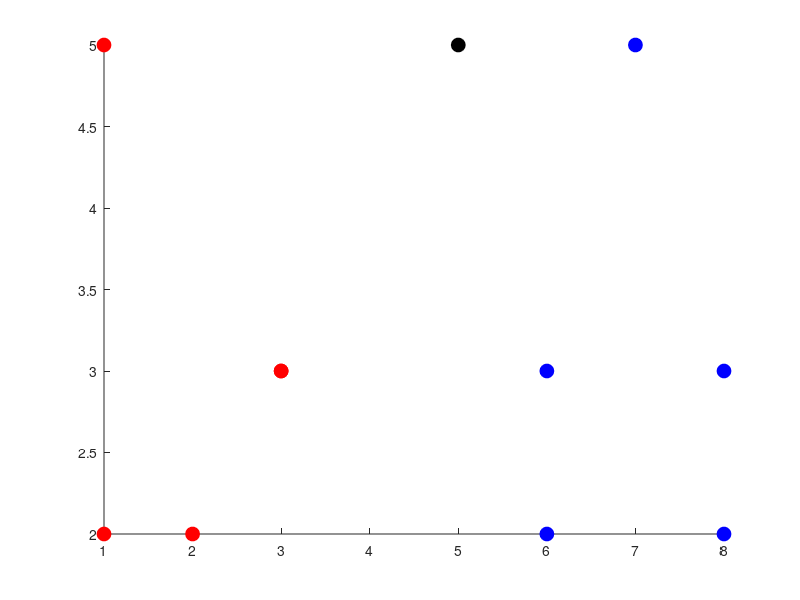

This figure's MATLAB source:
clear all
close all

%PROGRAMA QUE CALCULA LA TOMA DE DECISIONES ENTRE 2 CLASES DADO UN VECTOR
%DESCONOCIDO

%INTRODUCIR LOS DATOS DE MIS CLASES

c1=[1 3 1 2 3; 2 3 5 2 3];
c2=[6 6 7 8 8; 4 3 4 4 5];

vx=input('dame la coordenada del vector en x=')
vy=input('dame la coordenada del vector en y=')
vector =[vx ; vy];
%Graficas de clases
hold on
plot(c1(1,:),c1(2,:),"ro","MarkerSize",10,"MarkerFaceColor","r")
plot(c2(1,:),c1(2,:),"bo","MarkerSize",10,"MarkerFaceColor","b")
plot(vector(1,:),vector(2,:),"ko","MarkerSize",10,"MarkerFaceColor","k")


%calculamos los parametros por cada clase

media1=mean(c1,2);
media2=mean(c2,2);

%calculando las distancias entre vector a clasificar y la media
dist1=norm(media1-vector)
dist2=norm(media2-vector)

[dato,dato2] = min([dist1 dist2]);

fprintf("El vector desconocido pertenece a la clase %d\n",dato2)

disp("Fin de programa")

